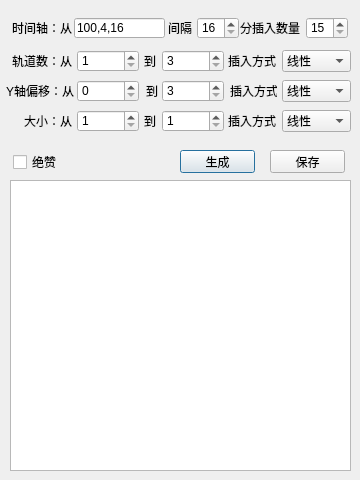
<?xml version="1.0" encoding="UTF-8"?>
<ui version="4.0">
 <class>AddShidunziDialog</class>
 <widget class="QDialog" name="AddShidunziDialog">
  <property name="geometry">
   <rect>
    <x>0</x>
    <y>0</y>
    <width>360</width>
    <height>480</height>
   </rect>
  </property>
  <property name="windowTitle">
   <string>批量添加石墩子</string>
  </property>
  <widget class="QTextEdit" name="textEdit">
   <property name="geometry">
    <rect>
     <x>10</x>
     <y>180</y>
     <width>341</width>
     <height>291</height>
    </rect>
   </property>
  </widget>
  <widget class="QComboBox" name="trackRuleComboBox">
   <property name="geometry">
    <rect>
     <x>282</x>
     <y>50</y>
     <width>69</width>
     <height>22</height>
    </rect>
   </property>
   <item>
    <property name="text">
     <string>线性</string>
    </property>
   </item>
   <item>
    <property name="text">
     <string>二次函数</string>
    </property>
   </item>
   <item>
    <property name="text">
     <string>反二次函数</string>
    </property>
   </item>
   <item>
    <property name="text">
     <string>圆弧</string>
    </property>
   </item>
   <item>
    <property name="text">
     <string>反圆弧</string>
    </property>
   </item>
  </widget>
  <widget class="QLabel" name="label">
   <property name="geometry">
    <rect>
     <x>12</x>
     <y>53</y>
     <width>271</width>
     <height>16</height>
    </rect>
   </property>
   <property name="text">
    <string>轨道数：从　　　　　　到　　　　　　插入方式</string>
   </property>
  </widget>
  <widget class="QDoubleSpinBox" name="trackBeginSpinBox">
   <property name="geometry">
    <rect>
     <x>77</x>
     <y>50</y>
     <width>62</width>
     <height>22</height>
    </rect>
   </property>
   <property name="specialValueText">
    <string>1</string>
   </property>
  </widget>
  <widget class="QDoubleSpinBox" name="trackEndSpinBox">
   <property name="geometry">
    <rect>
     <x>162</x>
     <y>50</y>
     <width>62</width>
     <height>22</height>
    </rect>
   </property>
   <property name="specialValueText">
    <string>3</string>
   </property>
  </widget>
  <widget class="QComboBox" name="yOffsetRuleComboBox">
   <property name="geometry">
    <rect>
     <x>282</x>
     <y>80</y>
     <width>69</width>
     <height>22</height>
    </rect>
   </property>
   <item>
    <property name="text">
     <string>线性</string>
    </property>
   </item>
   <item>
    <property name="text">
     <string>二次函数</string>
    </property>
   </item>
   <item>
    <property name="text">
     <string>反二次函数</string>
    </property>
   </item>
   <item>
    <property name="text">
     <string>圆弧</string>
    </property>
   </item>
   <item>
    <property name="text">
     <string>反圆弧</string>
    </property>
   </item>
  </widget>
  <widget class="QLabel" name="label_2">
   <property name="geometry">
    <rect>
     <x>6</x>
     <y>83</y>
     <width>271</width>
     <height>16</height>
    </rect>
   </property>
   <property name="text">
    <string>Y轴偏移：从　　　　　　到　　　　　　插入方式</string>
   </property>
  </widget>
  <widget class="QDoubleSpinBox" name="yOffsetBeginSpinBox">
   <property name="geometry">
    <rect>
     <x>77</x>
     <y>80</y>
     <width>62</width>
     <height>22</height>
    </rect>
   </property>
   <property name="specialValueText">
    <string>0</string>
   </property>
  </widget>
  <widget class="QDoubleSpinBox" name="yOffsetEndSpinBox">
   <property name="geometry">
    <rect>
     <x>162</x>
     <y>80</y>
     <width>62</width>
     <height>22</height>
    </rect>
   </property>
   <property name="specialValueText">
    <string>3</string>
   </property>
  </widget>
  <widget class="QComboBox" name="sizeRuleComboBox">
   <property name="geometry">
    <rect>
     <x>282</x>
     <y>110</y>
     <width>69</width>
     <height>22</height>
    </rect>
   </property>
   <item>
    <property name="text">
     <string>线性</string>
    </property>
   </item>
   <item>
    <property name="text">
     <string>二次函数</string>
    </property>
   </item>
   <item>
    <property name="text">
     <string>反二次函数</string>
    </property>
   </item>
   <item>
    <property name="text">
     <string>圆弧</string>
    </property>
   </item>
   <item>
    <property name="text">
     <string>反圆弧</string>
    </property>
   </item>
  </widget>
  <widget class="QLabel" name="label_3">
   <property name="geometry">
    <rect>
     <x>24</x>
     <y>113</y>
     <width>271</width>
     <height>16</height>
    </rect>
   </property>
   <property name="text">
    <string>大小：从　　　　　　到　　　　　　插入方式</string>
   </property>
  </widget>
  <widget class="QDoubleSpinBox" name="sizeBeginSpinBox">
   <property name="geometry">
    <rect>
     <x>77</x>
     <y>110</y>
     <width>62</width>
     <height>22</height>
    </rect>
   </property>
   <property name="specialValueText">
    <string>1</string>
   </property>
  </widget>
  <widget class="QDoubleSpinBox" name="sizeEndSpinBox">
   <property name="geometry">
    <rect>
     <x>162</x>
     <y>110</y>
     <width>62</width>
     <height>22</height>
    </rect>
   </property>
   <property name="specialValueText">
    <string>1</string>
   </property>
  </widget>
  <widget class="QPushButton" name="generateButton">
   <property name="geometry">
    <rect>
     <x>180</x>
     <y>150</y>
     <width>75</width>
     <height>23</height>
    </rect>
   </property>
   <property name="text">
    <string>生成</string>
   </property>
  </widget>
  <widget class="QPushButton" name="saveButton">
   <property name="geometry">
    <rect>
     <x>270</x>
     <y>150</y>
     <width>75</width>
     <height>23</height>
    </rect>
   </property>
   <property name="text">
    <string>保存</string>
   </property>
  </widget>
  <widget class="QLabel" name="label_4">
   <property name="geometry">
    <rect>
     <x>12</x>
     <y>20</y>
     <width>301</width>
     <height>16</height>
    </rect>
   </property>
   <property name="text">
    <string>时间轴：从　　　　　　　　间隔　　　　分插入数量</string>
   </property>
  </widget>
  <widget class="QSpinBox" name="splitSpinBox">
   <property name="geometry">
    <rect>
     <x>197</x>
     <y>17</y>
     <width>42</width>
     <height>22</height>
    </rect>
   </property>
   <property name="specialValueText">
    <string>16</string>
   </property>
  </widget>
  <widget class="QSpinBox" name="numberSpinBox">
   <property name="geometry">
    <rect>
     <x>306</x>
     <y>17</y>
     <width>42</width>
     <height>22</height>
    </rect>
   </property>
   <property name="specialValueText">
    <string>15</string>
   </property>
  </widget>
  <widget class="QLineEdit" name="timeBeginLineEdit">
   <property name="geometry">
    <rect>
     <x>74</x>
     <y>18</y>
     <width>91</width>
     <height>20</height>
    </rect>
   </property>
   <property name="text">
    <string>100,4,16</string>
   </property>
  </widget>
  <widget class="QCheckBox" name="checkBox">
   <property name="geometry">
    <rect>
     <x>13</x>
     <y>154</y>
     <width>71</width>
     <height>16</height>
    </rect>
   </property>
   <property name="text">
    <string>绝赞</string>
   </property>
  </widget>
 </widget>
 <resources/>
 <connections/>
</ui>
